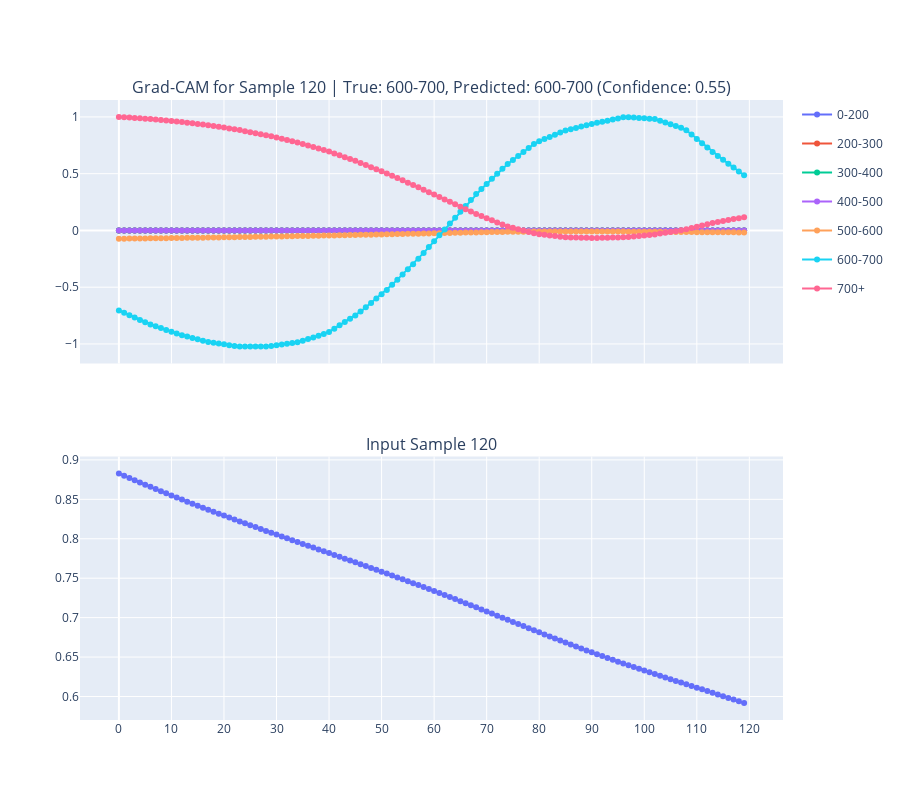

Write notebook code for a chart like this one.
### Code cell
import tensorflow as tf
import numpy as np
import pandas as pd
import plotly.express as px
from plotly.subplots import make_subplots

def compute_gradcam_all(model, img_array, layer_name):
    grad_model = tf.keras.models.Model(
        inputs=model.inputs,
        outputs=[model.get_layer(layer_name).output, model.output]
    )

    num_classes = model.output.shape[-1]
    num_timesteps_input = img_array.shape[1]
    cams = {}

    for class_idx in range(num_classes):
        with tf.GradientTape() as tape:
            inputs = tf.cast(img_array, tf.float32)
            conv_outputs, predictions = grad_model(inputs)
            loss = predictions[:, class_idx]

        # Explicitly watch conv_outputs (critical!)
        grads = tape.gradient(loss, conv_outputs)

        if grads is None:
            cam = np.zeros(conv_outputs.shape[1])
        else:
            conv_outputs_np = conv_outputs.numpy()[0]
            grads_val = grads.numpy()[0]
            pooled_grads = np.mean(grads_val, axis=0)

            cam = np.sum(pooled_grads * conv_outputs.numpy()[0], axis=-1)
            #cam = np.maximum(cam, 0)  # ReLU

            if np.max(cam) > 0:
                cam /= np.max(cam)

            upsampled_cam = np.interp(
                np.linspace(0, len(cam) - 1, num=num_timesteps_input),
                np.arange(len(cam)),
                cam
            )

            cams[class_idx] = upsampled_cam = cam = upsampled_cam

    return cams, predictions.numpy()[0]


# Plot Grad-CAM for all classes alongside the input sample
def plot_gradcam_all_and_sample(sample_idx, layer_name='conv1d_1'):
    sample_input = X_test_shuffled[sample_idx:sample_idx+1]
    cams, pred_probs = compute_gradcam_all(cnn_model, sample_input, layer_name)

    predicted_class_idx = np.argmax(pred_probs)
    predicted_class = classification_labels[predicted_class_idx]
    predicted_confidence = pred_probs[predicted_class_idx]

    true_class_idx = np.argmax(y_test_clf_shuffled[sample_idx])
    true_class = classification_labels[true_class_idx]

    timesteps = np.arange(sample_input.shape[1])

    df_list = []
    for class_idx, cam in cams.items():
        df_temp = pd.DataFrame({
            "Timestep": timesteps,
            "GradCAM Value": cam,
            "Class": classification_labels[class_idx]
        })
        df_list.append(df_temp)

    df_gradcam = pd.concat(df_list, ignore_index=True)

    fig_gradcam = px.line(
        df_gradcam,
        x="Timestep",
        y="GradCAM Value",
        color="Class",
        markers=True,
        title=f"Grad-CAM for Sample {sample_idx} | True: {true_class}, Predicted: {predicted_class} (Confidence: {predicted_confidence:.2f})"
    )

    sample_data = sample_input.squeeze()
    df_sample = pd.DataFrame({
        "Timestep": timesteps,
        "Value": sample_data
    })

    fig_sample = px.line(
        df_sample,
        x="Timestep",
        y="Value",
        markers=True,
        title=f"Input Sample {sample_idx}"
    )

    combined_fig = make_subplots(
        rows=2, cols=1,
        shared_xaxes=True,
        vertical_spacing=0.15,
        subplot_titles=(
            fig_gradcam.layout.title.text,
            fig_sample.layout.title.text
        )
    )

    for trace in fig_gradcam.data:
        combined_fig.add_trace(trace, row=1, col=1)
    for trace in fig_sample.data:
        combined_fig.add_trace(trace, row=2, col=1)

    combined_fig.update_layout(height=800)
    combined_fig.update_xaxes(dtick=10)

    return combined_fig

# Example usage:
sample_idx = 120
fig = plot_gradcam_all_and_sample(sample_idx, layer_name='conv1d_2')
fig.show()
